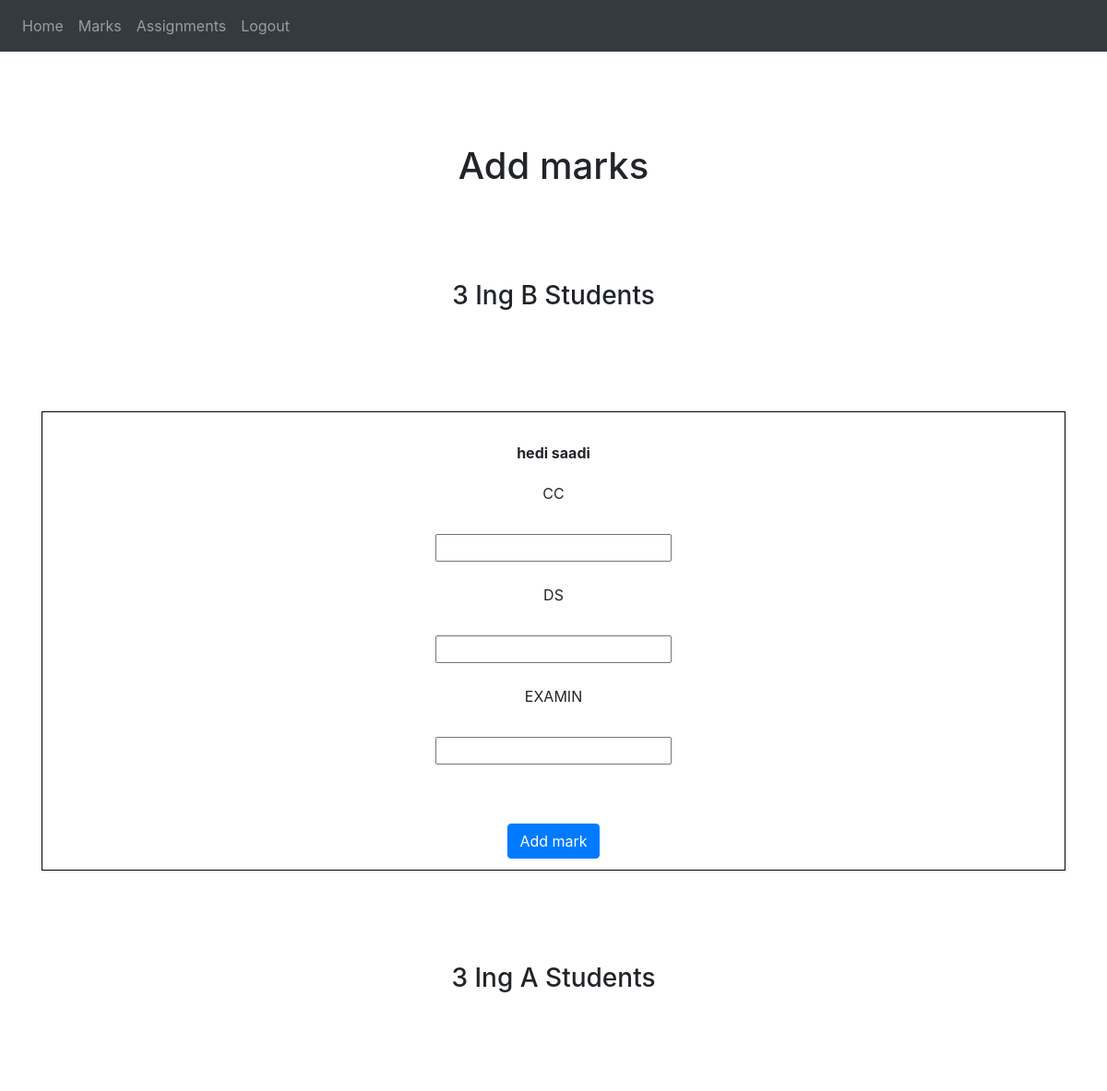
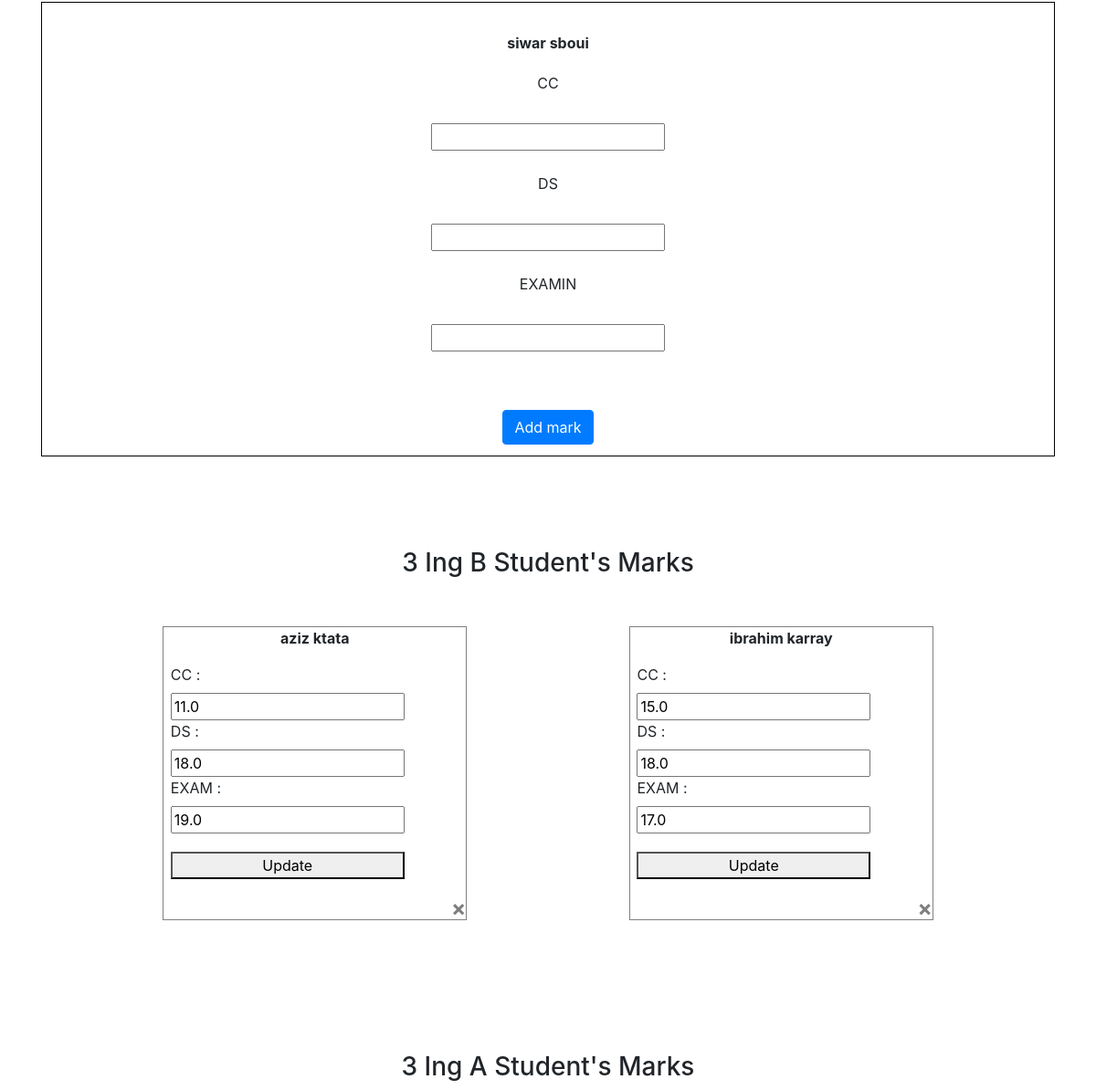
Page /marks (signed in) on the committed database (2 pictures, top to bottom).
### website/models.py (models this page shows)
class User(db.Model, UserMixin):
    id = db.Column(db.Integer, primary_key=True)
    email = db.Column(db.String(150), unique=True)
    password = db.Column(db.String(150))
    first_name = db.Column(db.String(150))
    last_name = db.Column(db.String(150))
    classe = db.Column(db.String(20))
    userType = db.Column(db.String(20))
    matiere = db.Column(db.String(50))
    notes = db.relationship('Note')
    marks = db.relationship('Mark')
    todo = db.relationship('Todo')

class Mark(db.Model):
    id = db.Column(db.Integer, primary_key=True)
    cc = db.Column(db.Float)
    ds = db.Column(db.Float)
    exam = db.Column(db.Float)
    matiere = db.Column(db.String(300))
    username = db.Column(db.String(300))
    user_id = db.Column(db.Integer, db.ForeignKey('user.id'))

### website/views.py (the view)
@views.route('/marks', methods=['GET'])
@login_required
def marks():
    ingA=User.query.filter_by(classe="3ingA")
    ingB=User.query.filter_by(classe="3ingB")
    mark_list=Mark.query.filter_by(matiere=current_user.matiere)
    added_marksB = []
    for etudiant in ingB:
        found=False
        for mark in mark_list:
            if etudiant.id == mark.user_id:
                found=True
        if found==True:
            added_marksB.append(etudiant.id)
    added_marksA = []
    for etudiant in ingA:
        found=False
        for mark in mark_list:
            if etudiant.id == mark.user_id:
                found=True
        if found==True:
            added_marksA.append(etudiant.id)
    return render_template("marks.html", user=current_user,ingA=ingA,ingB=ingB,mark_list=mark_list, added_marksB=added_marksB, added_marksA=added_marksA)

### website/__init__.py (called while the page is built)
def create_app():
    app = Flask(__name__)
    app.config['SECRET_KEY'] = 'sesamesecretappkey'
    app.config['SQLALCHEMY_DATABASE_URI'] = f'sqlite:///{DB_NAME}'
    db.init_app(app)
    from .views import views
    from .auth import auth
    app.register_blueprint(views, url_prefix='/')
    app.register_blueprint(auth, url_prefix='/')
    from .models import User, Note ,Comment
    create_database(app)
    login_manager = LoginManager()
    login_manager.login_view = 'auth.login'
    login_manager.init_app(app)
    @login_manager.user_loader
    def load_user(id):
        return User.query.get(int(id))
    return app

### website/templates/marks.html (shortened to what this page needs)
{% extends "base.html" %} {% block title %}Marks{% endblock %} {% block content
    %}
    <div style="margin-top:100px">
      <h1 align="center">Add marks</h3>
        <h3 align="center" style="margin-top:100px">3 Ing B Students</h3>
     <div style="margin-bottom:100px; ">
      <ul class="list-group list-group-flush" id="notes">
        {% for etudiant in ingB %}
            {% if etudiant.id not in added_marksB %}
                        <li class="list-group-item" style="margin-top: 100px; border:1px solid black; align-items: center; width: 100%;">
                        <form method="POST" action="http://127.0.0.1:5000/addMark/{{user.matiere}}/{{etudiant.id}}">
                            <div class="form-group" style="margin-top: 20px; align-items:center; display: flex; flex-direction: column;justify-content: center; ">
                                <div style="margin-bottom: 20px;">
                                    <span   style="font-weight:bold; font-size:16px">{{etudiant.first_name}} </span>
                                    <span   style="font-weight:bold; font-size:16px">{{etudiant.last_name}}</span>
                                    <br/>
                                </div>
                                <label for="CC">CC</label>
                                <br>
                            <input
                            type="number"
                            name="CC"
                            id="CC"
                            step="0.01"
                            />
                                <br>
                            <label for="DS">DS</label>
                            <br>
                            <input
                            type="number"
                            name="DS"
                            id="DS"
                            step="0.01"
                            />
                            <br>
                            <label for="EXAM">EXAMIN</label>
                            <br>
                            <input
                            type="number"
                            name="EXAM"
                            id="EXAM"
                            step="0.01"
                            />
                                <br>
                            </div>
                            <br />
                            <div align="center">
                            <button type="submit" class="btn btn-primary">Add mark</button>
                            </div>
                        </form>
                        </li>
            {% endif %}
        {% endfor %}
      </ul>
      <h3 align="center" style="margin-top:100px">3 Ing A Students</h3>
      <ul class="list-group list-group-flush" id="notes">
        {% for etudiant in ingA %}
            {% if etudiant.id not in added_marksA %}
                        <li class="list-group-item" style="margin-top: 100px; border:1px solid black; align-items: center; width: 100%;">
                        <form method="POST" action="http://127.0.0.1:5000/addMark/{{user.matiere}}/{{etudiant.id}}">
                            <div class="form-group" style="margin-top: 20px; align-items:center; display: flex; flex-direction: column;justify-content: center; ">
                                <div style="margin-bottom: 20px;">
                                    <span   style="font-weight:bold; font-size:16px">{{etudiant.first_name}} </span>
                                    <span   style="font-weight:bold; font-size:16px">{{etudiant.last_name}}</span>
                                    <br/>
                                </div>
                                <label for="CC">CC</label>
                                <br>
                            <input
                            type="number"
                            name="CC"
                            id="CC"
                            step="0.01"
                            />
                                <br>
                            <label for="DS">DS</label>
                            <br>
                            <input
                            type="number"
                            name="DS"
                            id="DS"
                            step="0.01"
                            />
                            <br>
                            <label for="EXAM">EXAMIN</label>
                            <br>
                            <input
                            type="number"
                            name="EXAM"
                            id="EXAM"
                            step="0.01"
                            />
                                <br>
                            </div>
                            <br />
                            <div align="center">
                            <button type="submit" class="btn btn-primary">Add mark</button>
                            </div>
                        </form>
                        </li>
            {% endif %}
        {% endfor %}
      </ul>
    </div>
    <div>
        <h3 align="center" style="margin-top:100px">3 Ing B Student's Marks</h3>
        <div style="display:flex; flex-flow: row wrap;  ">
            {% for mark in mark_list %}
                {% for etudiant in ingB %}
                    {% if mark.user_id == etudiant.id %}
                        <div class="student-marks" style="width: 30%; border: 1px solid grey ;  margin:4%; margin-left: 12%;">
                        <div style="  display: flex; flex-direction: column;   align-items: center; width: 100%;">
                            <strong><p>{{mark.username}}</p></strong>
                            <form method="POST" action="http://127.0.0.1:5000/updateMark/{{mark.id}}/{{etudiant.id}}">
                                <div style=" display: flex; flex-direction: column; justify-content: space-evenly; width: 90%; ">
                                <div>
                                <label for="cc">CC : </label>
                                <input
                                type="number"
                                value={{mark.cc}}
                                step=0.01
                                name="CC"
                                id="cc"
                                >
                                </div>
                            <div>
                                <label for="ds">DS : </label>
                                <input
                                type="number"
                                value={{mark.ds}}
                                step=0.01
                                name="DS"
                                id="ds"
                                >
                            </div>
                            <div>
                                <label for="exam">EXAM : </label>
                                <input
                                type="number"
                                value={{mark.exam}}
                                step=0.01
                                name="EXAM"
                                id="exam"
                                >
                            </div>
                            <button type="submit" style="width: 90%; margin:7% 0%;">Update</button>
                            </div>
                            </form>
                        </div >
                            <button type="button" class="close" onClick="deleteMark({{ mark.id }})" style="margin-left: 5%;">
                                <span aria-hidden="true">&times;</span>
                            </button>
                        </div>
                    {% endif %}
                {% endfor %}
            {% endfor %}
        </div>
        <h3 align="center" style="margin-top:100px">3 Ing A Student's Marks</h3>
    </div>
    {%endblock%}

### rows in the picture
User: first_name "hedi", last_name "saadi"
User: first_name "siwar", last_name "sboui"
Mark: username "aziz ktata", CC "11.0", DS "18.0", EXAM "19.0"
Mark: username "ibrahim karray", CC "15.0", DS "18.0", EXAM "17.0"
